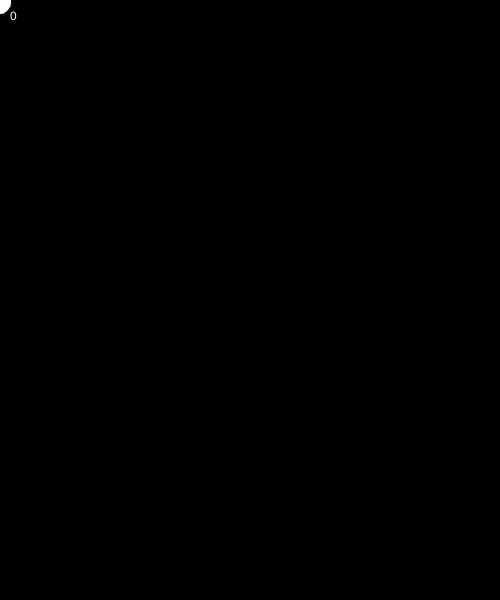
Frame 1 (no input)
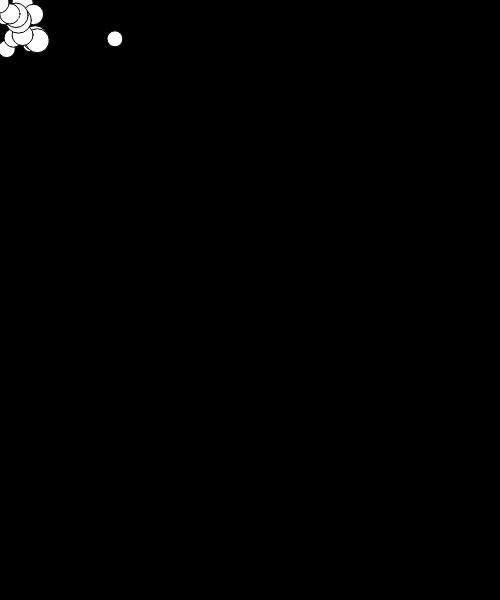
Frame 60 (no input)
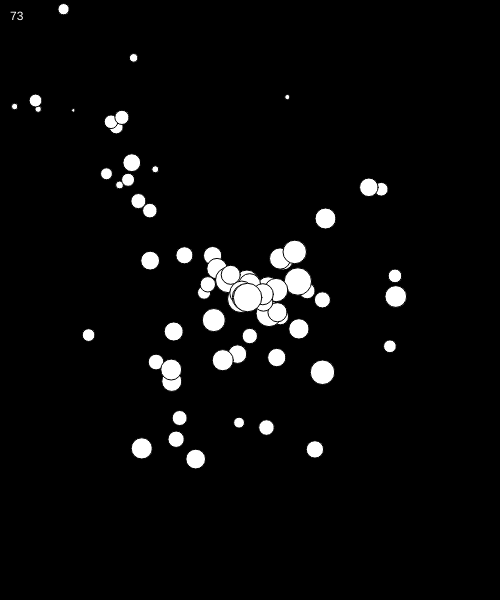
Frame 120 (the mouse pressed at the canvas centre since frame 60)

The p5.js sketch that drew these frames (run headless with seeded random() and noise() and a simulated clock; from frame 60 on, the mouse is pressed at the canvas centre):

// p5.js sketch
// ── sketch.js
// IMA | NYU Shanghai
// MOQN
// Oct 5 2019


let NUM_OF_CIRCLES = 500;
let balls = [];

function setup() {
  createCanvas(500, 600);
}

function draw() {
  background(0);

  // generate a ball every frame
  balls.push( new Ball(mouseX, mouseY, random(20, 30)) );

  for (let i=0; i<balls.length; i++) {
    let b = balls[i];
    b.move();
    b.display();
    b.updateLifespan();
    b.checkOutOfCanvas();
  }

  // The direction of for-loop should be flipped
  for (let i = balls.length-1; i >= 0; i--) {
    let b = balls[i];
    if (b.isDone) {
      balls.splice(i, 1);
    }
  }

  fill(255);
  text(balls.length, 10, 20);
}



class Ball {
  constructor(x, y, dia) {
    this.x = x;
    this.y = y;
    this.dia = dia;
    this.xSpd = random(-3, 3);
    this.ySpd = random(-3, 3);

    this.isDone = false;
    this.lifespan = 1.0; // 100%
    this.lifeReduction = random(0.005, 0.010);
  }
  updateLifespan() {
    if (this.lifespan > 0) {
      this.lifespan -= this.lifeReduction;
    } else {
      this.lifespan = 0;
      this.isDone = true;
    }
  }
  move() {
    this.x += this.xSpd;
    this.y += this.ySpd;
  }
  checkOutOfCanvas() {
    if (this.x < 0 || this.x > width) {
      this.isDone = true;
    }
    if (this.y < 0 || this.y > height) {
      this.isDone = true;
    }
  }
  display() {
    // fill(255, 255 * this.lifespan); // ***
    ellipse(this.x, this.y, this.dia * this.lifespan, this.dia * this.lifespan);  // ***
  }
}
